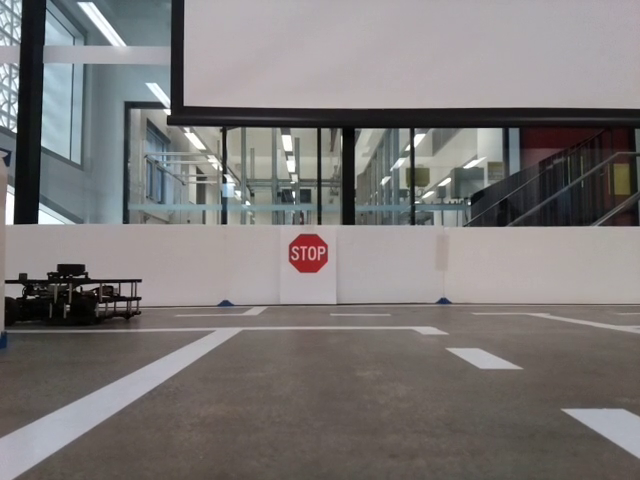
#> input picture frame 35 of assets/output.mp4, 640 x 480 px
$ python lane_detection.py ../../assets/lane1.png
#> lines starting #> are read from the running program, lines starting #| are printed output that depends on the picture; after the words box and inside, x2 and y2 are one past the last pixel; in counts of white or black regions, pixels touching at a corner belong together; long printed decimals are rounded
#> in main, frame is the input picture: shape (480, 640, 3); mean B, G, R 119.3, 120.2, 123.6
import cv2
import matplotlib.pyplot as plt
import numpy as np
import time

# If given one lane then hog that one line (like wallfollow)

def average_line(lines):
	x1 ,x2 = 0, 100000
	y1, y2 = 0, 0
	if lines['n'] != 0:
		m = lines['slope']/lines['n']
		b = lines['intercept']/lines['n']

		y1, y2 = int(m*x1 + b), int(m*x2 + b)

		# print('y = {}*x + {}'.format(m, b))
		# print(x1, y1)
		# print(x2, y2)

	return (x1, y1), (x2, y2)

# Frame Masking for Area of interest (lane in front of TurtleBot)
# Frame.shape (640 x 480)
def maskFrame(frame):
	# frame = cv2.cvtColor(frame, cv2.COLOR_BGR2GRAY)

	# Creting Mask
	mask = np.zeros_like(frame[:,:,0])
	# polygon = np.array([[0,480], [0,400],  [160,240], [480,240], [640,400], [640,480]])
	polygon = np.array([[0,480], [0,400], [320, 240], [640,400], [640,480]])
	cv2.fillConvexPoly(mask, polygon, 1)
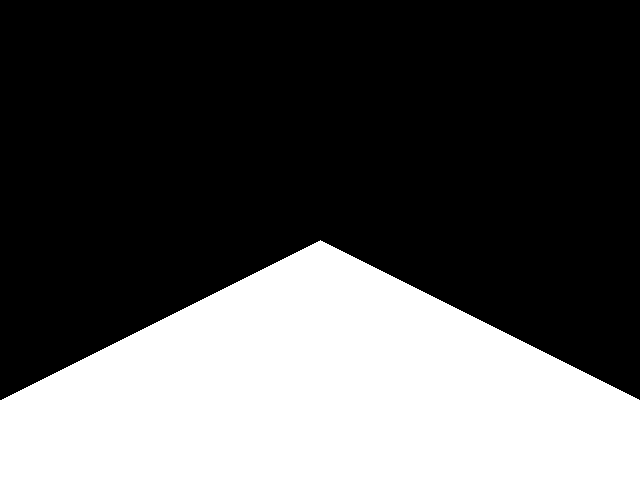
#> mask: shape (480, 640); values 0 (black) and 1 (white), 33.3% white; 1 white region, box (x1, y1, x2, y2) and area: (0, 240, 640, 480) 102240
	# plt.imshow(mask, cmap= "gray")

	# Apply mask to get Area of interest
	img = cv2.bitwise_and(frame, frame, mask=mask)
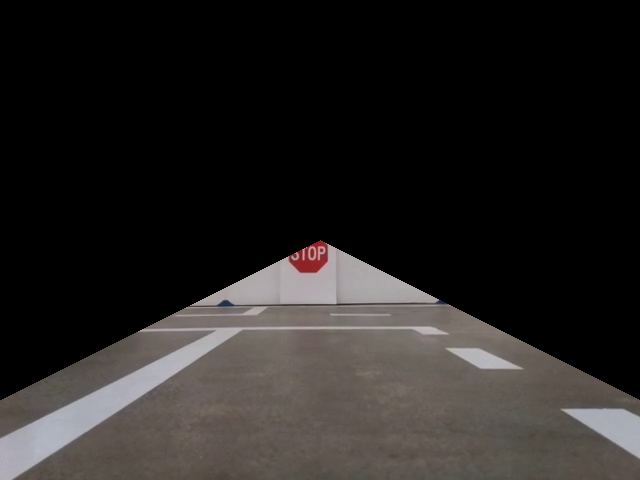
#> img: shape (480, 640, 3); mean B, G, R 33.9, 35.1, 37.6
	frame_copy = img.copy()

	gray_img = cv2.cvtColor(img, cv2.COLOR_BGR2GRAY)

	img = cv2.blur(gray_img,(5,5))
#> img: shape (480, 640)
	_, img = cv2.threshold(img, 130 ,255, cv2.THRESH_BINARY)
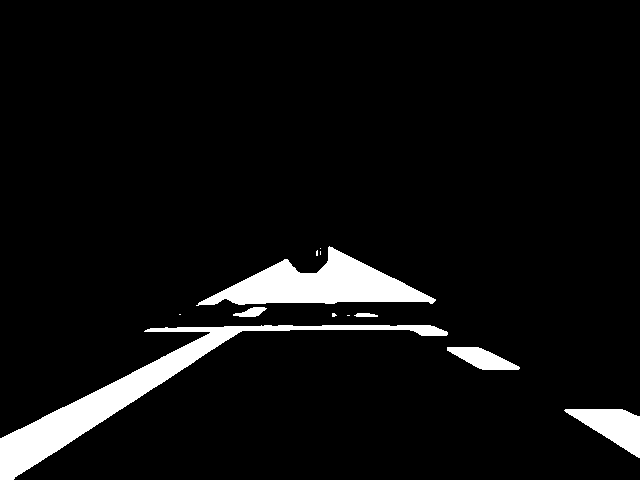
#> img: shape (480, 640); 6.1% white; 12 white regions (6 under 20 px), largest, box (x1, y1, x2, y2) and area: (0, 325, 448, 480) 8953, (196, 246, 436, 306) 6629, (564, 409, 640, 458) 1896, (447, 347, 520, 370) 936, (233, 307, 267, 317) 199, (354, 313, 378, 317) 78
	img = cv2.blur(img,(5,5))
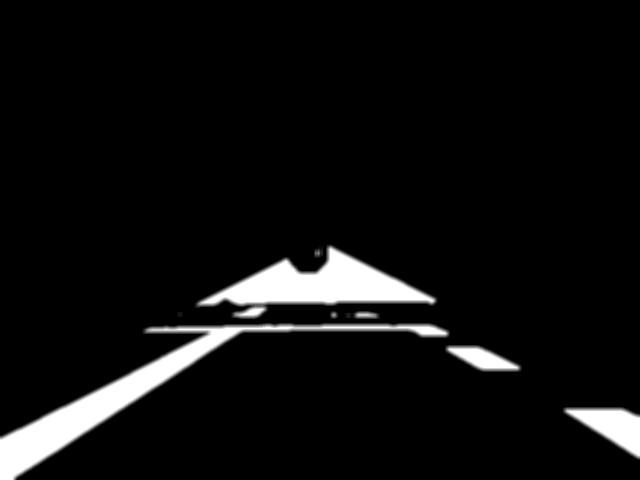
#> img: shape (480, 640); min 0, max 255, mean 15.5

	# return img

	v = np.median(gray_img)
#> v = 0
	sigma = 0.33
	lower = int(max(0, (1.0 - sigma) * v))
#> lower = 0
	upper = int(min(255, (1.0 + sigma) * v))
#> upper = 0
	edges = cv2.Canny(img, lower, upper, apertureSize = 3)
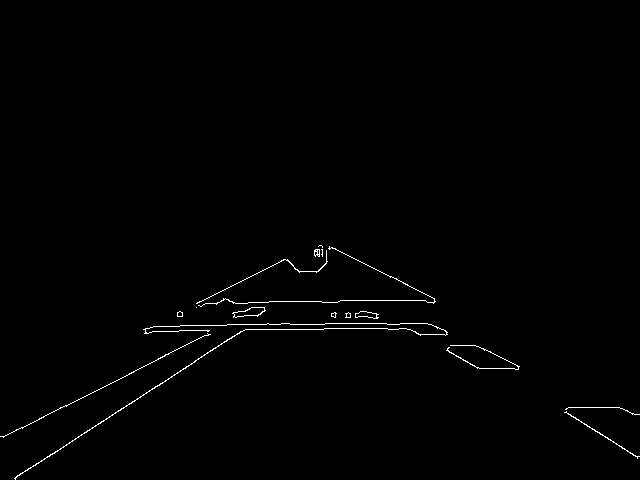
#> edges: shape (480, 640); 0.74% white in thin lines or dots, all inside (x1, y1, x2, y2) = (0, 245, 640, 480)

	# edges = cv2.Canny(img, 50, 150, apertureSize = 3)
	# edges = cv2.Canny(gray, 180, 255, 30)

	'''
		Notes:
		np.pi/90 (to detect horizontal lines)
	'''
	lines = cv2.HoughLines(edges, 1, np.pi/180, 150)
#> lines = [[409, 0.995], [391, 1.1]]
	# lines = cv2.HoughLinesP(edges, 1, np.pi/180, 30, maxLineGap=200)

	left_lane = { 'n': 0, 'slope': 0, 'intercept': 0 }
	right_lane = { 'n': 0, 'slope': 0, 'intercept': 0 }
	horizontal_lane = { 'n': 0, 'slope': 0, 'intercept': 0 }
	if not lines is None:
		for line in lines:
			rho, theta = line[0][0], line[0][1]
			a, b = np.cos(theta), np.sin(theta)
			x0, y0 = a*rho, b*rho
			x1, y1 = int(x0 + 1000*(-b)), int(y0 + 1000*(a))
			x2, y2 = int(x0 - 1000*(-b)), int(y0 - 1000*(a))

			slope = (y2 - y1) / (x2 - x1)
			intercept = y1 - (slope * x1)

			# Horizontal lines slops between -0.2 < x < 0.2
			# if slope == -0.5092644581695677:
			# 	continue
			if -0.2 < slope and slope < 0.2:
				# Horizontal Lines
				print('horizontal lines')
				cv2.line(frame_copy, (x1, y1), (x2, y2), (255, 0, 0), 2)
			elif slope < 0:
				# Left or Right Lane
				print('Lane 1: {}'.format(slope))
				left_lane['n'] += 1
				left_lane['slope'] += slope
				left_lane['intercept'] += intercept
				cv2.line(frame_copy, (x1, y1), (x2, y2), (0, 255, 0), 2) # frame
			else:
				# Left or Right Lane
				print('Lane 2: {}'.format(slope))
				right_lane['n'] += 1
				right_lane['slope'] += slope
				right_lane['intercept'] += intercept
#> this loop made 2 passes
#> (rho, theta, a, b, x0, y0, x1, y1) on passes 1 to 2: (409, 0.995, 0.545, 0.839, 222.8, 343, -615, 887), (391, 1.1, 0.454, 0.891, 177.5, 348.4, -713, 802)
#| Lane 1: -0.6492
#| Lane 1: -0.5093
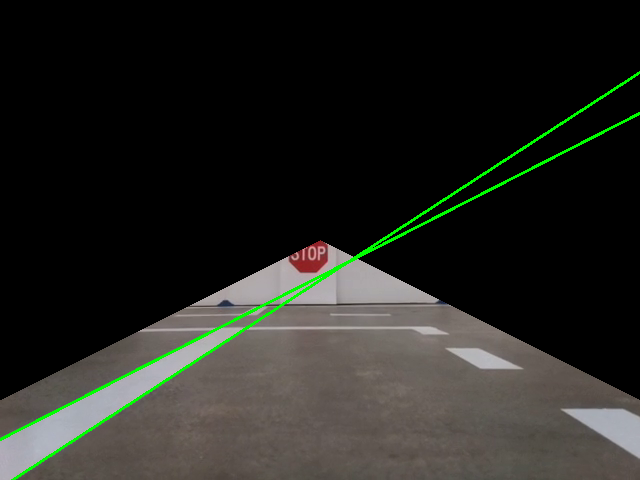
#> frame_copy: shape (480, 640, 3); 1.34% of pixels changed, all inside (x1, y1, x2, y2) = (0, 71, 640, 480)
#> after the loop, left_lane = {'n': 2, 'slope': -1.16, 'intercept': 926.7}; right_lane = {'n': 0, 'slope': 0, 'intercept': 0}

	pt1, pt2 = average_line(left_lane)
#> in average_line, `m = lines['slope']/lines['n']`: m = -0.579
#> in average_line, `b = lines['intercept']/lines['n']`: b = 463.3
#> in average_line, `y1, y2 = int(m*x1 + b), int(m*x2 + b)`: y1 = 463; y2 = -57458
#> pt1 = (0, 463); pt2 = (100000, -57458)
	cv2.line(frame_copy, pt1, pt2, (0, 0, 255), 2)
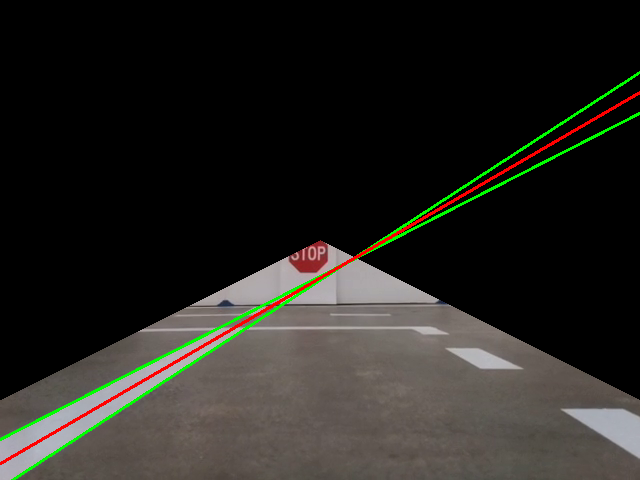
#> frame_copy: shape (480, 640, 3); 0.75% of pixels changed, all inside (x1, y1, x2, y2) = (0, 91, 640, 465)

	# pt1, pt2 = average_line(right_lane)
	# cv2.line(frame_copy, pt1, pt2, (0, 0, 255), 2)

	# With Average Left and Right Lanes, We can Average Center Line for Turtlebot to move
	# If no Lanes, then the horizontal will come in play ...

	# cv2.imshow('line', frame_copy) # frame
	return frame_copy


def main():
	while(cap.isOpened()):
		ret, frame = cap.read()
		if ret:
			out = maskFrame(frame)
			cv2.imshow('line', out)
			time.sleep(0.005)

		if cv2.waitKey(1) & 0xFF == ord('q'):
#> (key q is pressed here)
			break

	cap.release()
	cv2.destroyAllWindows()

if __name__ == '__main__': # sys.argv
	cap = cv2.VideoCapture('output.mp4')
	main()

	# [4 lines of commented-out code are left out]

$ run again, starting later in the video
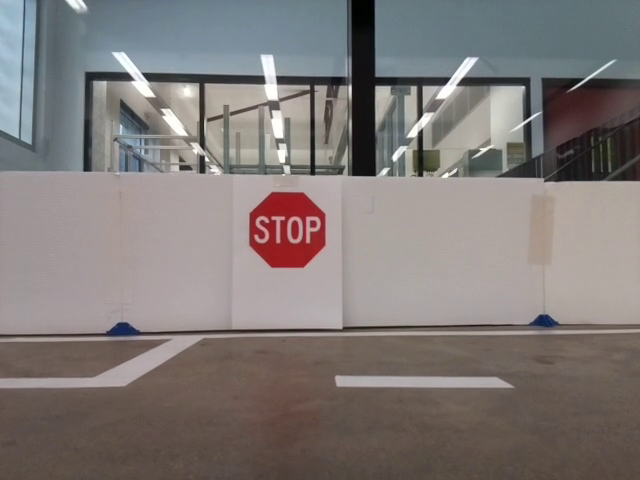
#> input picture frame 159 of assets/output.mp4, 640 x 480 px
#> in main, frame is the input picture: shape (480, 640, 3); mean B, G, R 119.9, 121.7, 128
#> mask: shape (480, 640); values 0 (black) and 1 (white), 33.3% white; 1 white region, box (x1, y1, x2, y2) and area: (0, 240, 640, 480) 102240
#> v = 0
#> in maskFrame, `edges = cv2.Canny(img, lower, upper, apertureSize = 3)`:
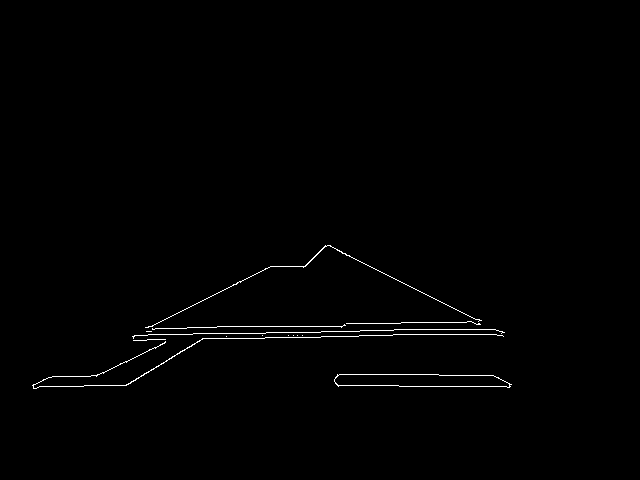
#> edges: shape (480, 640); 0.7% white in thin lines or dots, all inside (x1, y1, x2, y2) = (32, 245, 512, 389)
#> lines = [[337, 1.55], [342, 1.55], [386, 1.57]]
#> the loop in maskFrame, `for line in lines:` made 3 passes
#> (rho, theta, a, x0, y0, x1, y1, x2) on passes 1 to 3: (337, 1.55, 0.0175, 5.88, 336.9, -993, 354, 1005), (342, 1.55, 0.0175, 5.97, 341.9, -993, 359, 1005), (386, 1.57, -4.37e-08, -1.69e-05, 386, -1000, 385, 999)
#> (printed output is left out)
#> after the loop in maskFrame, `for line in lines:`: left_lane = {'n': 0, 'slope': 0, 'intercept': 0}
#> pt1 = (0, 0); pt2 = (100000, 0)
#> in maskFrame, `cv2.line(frame_copy, pt1, pt2, (0, 0, 255), 2)`:
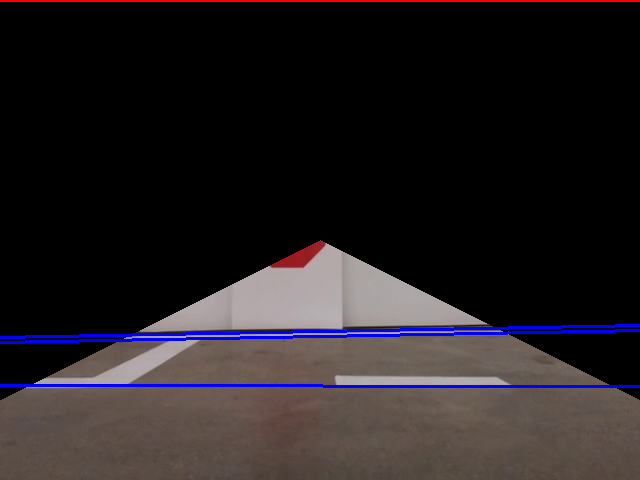
#> frame_copy: shape (480, 640, 3); mean B, G, R 34.4, 31.6, 37

$ run again, starting later in the video
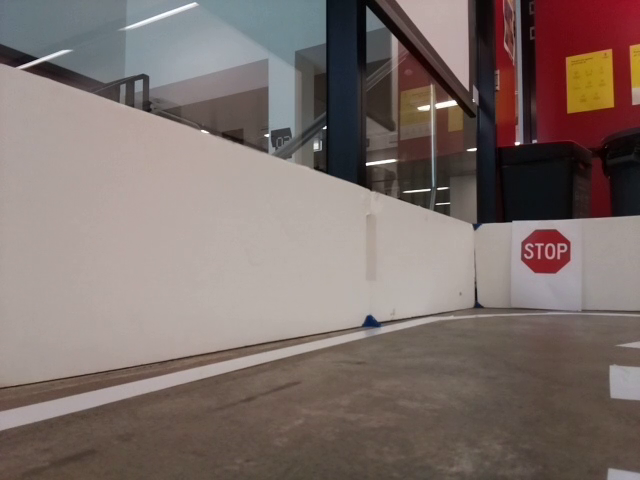
#> input picture frame 283 of assets/output.mp4, 640 x 480 px
#> in main, frame is the input picture: shape (480, 640, 3); mean B, G, R 106.7, 111.2, 125
#> mask: shape (480, 640); values 0 (black) and 1 (white), 33.3% white; 1 white region, box (x1, y1, x2, y2) and area: (0, 240, 640, 480) 102240
#> v = 0
#> in maskFrame, `edges = cv2.Canny(img, lower, upper, apertureSize = 3)`:
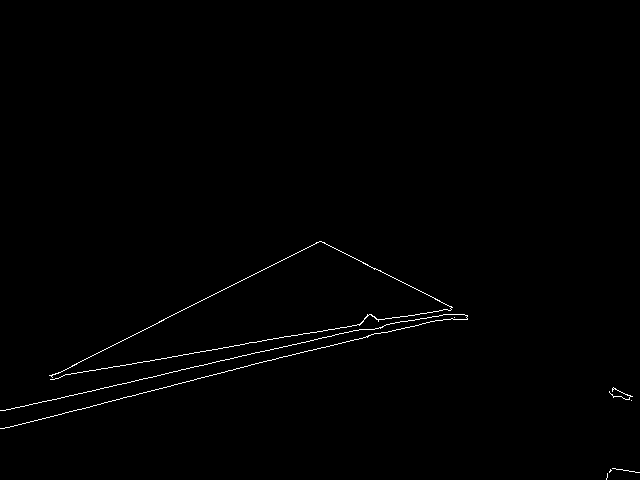
#> edges: shape (480, 640); 0.61% white in thin lines or dots, all inside (x1, y1, x2, y2) = (0, 241, 640, 480)
#> lines = [[401, 1.34], [381, 1.4], [415, 1.33], [359, 1.1]]
#> the loop in maskFrame, `for line in lines:` made 4 passes
#> (rho, theta, a, b, x0, y0, x1, y1) on passes 1 to 4: (401, 1.34, 0.225, 0.974, 90.21, 390.7, -884, 615), (381, 1.4, 0.174, 0.985, 66.16, 375.2, -918, 548), (415, 1.33, 0.242, 0.97, 100.4, 402.7, -869, 644), (359, 1.1, 0.454, 0.891, 163, 319.9, -728, 773)
#> (printed output is left out)
#> after the loop in maskFrame, `for line in lines:`: left_lane = {'n': 3, 'slope': -0.99, 'intercept': 1240.1}; right_lane = {'n': 0, 'slope': 0, 'intercept': 0}
#> m = -0.33
#> in average_line, `b = lines['intercept']/lines['n']`: b = 413.4
#> in average_line, `y1, y2 = int(m*x1 + b), int(m*x2 + b)`: y1 = 413; y2 = -32582
#> pt1 = (0, 413); pt2 = (100000, -32582)
#> in maskFrame, `cv2.line(frame_copy, pt1, pt2, (0, 0, 255), 2)`:
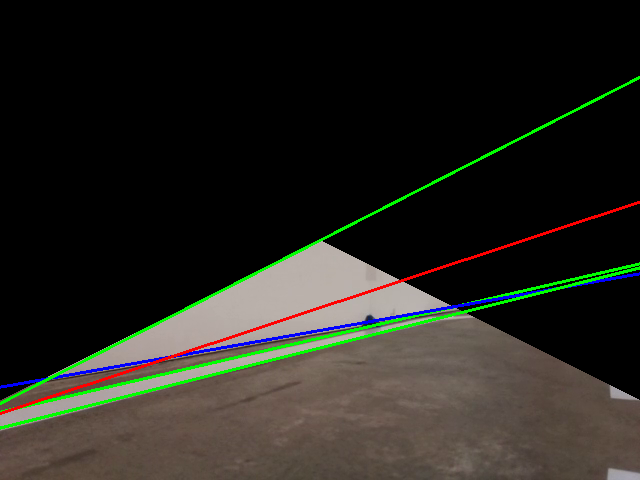
#> frame_copy: shape (480, 640, 3); mean B, G, R 30.6, 36.6, 37.6
